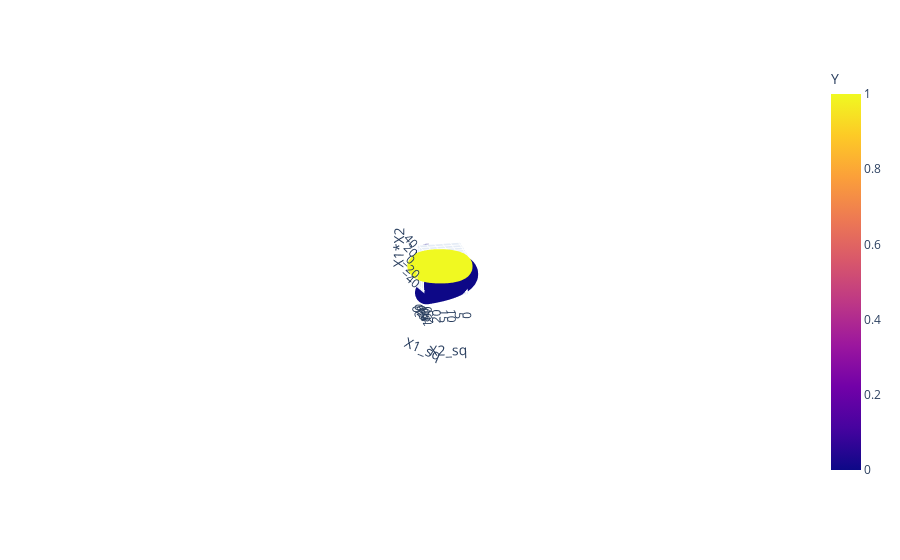

The notebook cell this image was saved under:
### Code cell
fig=px.scatter_3d(df,x='X1_sq',y='X2_sq',z='X1*X2',color='Y')
fig.show()
plt.show()

### Figure 1 — Plotly figure (JSON) as saved in the notebook; plotly's stock layout.template omitted (floating-point values rounded to 4 significant figures; data arrays with more than 128 entries replaced by an {"elided": "..."} marker saying what was removed)
{"data": [{"hovertemplate": "X1_sq=%{x}<br>X2_sq=%{y}<br>X1*X2=%{z}<br>Y=%{marker.color}<extra></extra>", "legendgroup": "", "marker": {"color": {"elided": "400 int values"}, "coloraxis": "coloraxis", "symbol": "circle"}, "mode": "markers", "name": "", "scene": "scene", "showlegend": false, "type": "scatter3d", "x": {"elided": "400 float values"}, "y": {"elided": "400 float values"}, "z": {"elided": "400 float values"}}], "layout": {"autosize": true, "coloraxis": {"colorbar": {"title": {"text": "Y"}}, "colorscale": [[0, "#0d0887"], [0.1111, "#46039f"], [0.2222, "#7201a8"], [0.3333, "#9c179e"], [0.4444, "#bd3786"], [0.5556, "#d8576b"], [0.6667, "#ed7953"], [0.7778, "#fb9f3a"], [0.8889, "#fdca26"], [1, "#f0f921"]]}, "legend": {"tracegroupgap": 0}, "margin": {"t": 60}, "scene": {"aspectmode": "auto", "aspectratio": {"x": 1, "y": 1, "z": 1}, "camera": {"center": {"x": 0, "y": 0, "z": 0}, "eye": {"x": -11.27, "y": -2.609, "z": -3.165}, "projection": {"type": "perspective"}, "up": {"x": 0, "y": 0, "z": 1}}, "domain": {"x": [0, 1], "y": [0, 1]}, "xaxis": {"title": {"text": "X1_sq"}, "type": "linear"}, "yaxis": {"title": {"text": "X2_sq"}, "type": "linear"}, "zaxis": {"title": {"text": "X1*X2"}, "type": "linear"}}}}
